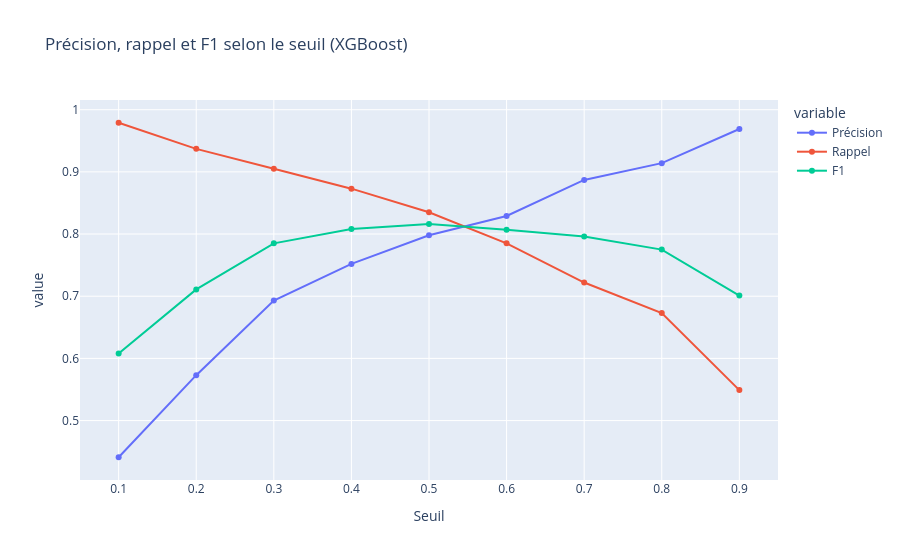

The notebook cell this image was saved under:
### Markdown cell above
## 4. Effet du seuil de décision
Le seuil 0,5 n'est pas sacré. Le baisser attrape plus de décrocheurs (rappel ↑) au prix de plus de fausses alertes (précision ↓). C'est ce que le **curseur de seuil** de l'application permettra de régler.

### Code cell
rows = []
for t in np.arange(0.1, 0.91, 0.1):
    m = metrics_at(y_test, probas[best_name], t)
    pred = probas[best_name] >= t
    rows.append({"Seuil": round(t, 1), "Étudiants signalés": int(pred.sum()),
                 "Précision": m["Précision"], "Rappel": m["Rappel"], "F1": m["F1"]})
seuils = pd.DataFrame(rows).round(3)
display(seuils)

px.line(seuils, x="Seuil", y=["Précision", "Rappel", "F1"], markers=True,
        title=f"Précision, rappel et F1 selon le seuil ({best_name})")

### Figure 1 — Plotly figure (JSON) as saved in the notebook; plotly's stock layout.template omitted (floating-point values rounded to 4 significant figures)
{"data": [{"hovertemplate": "variable=Précision<br>Seuil=%{x}<br>value=%{y}<extra></extra>", "legendgroup": "Précision", "line": {"color": "#636efa", "dash": "solid"}, "marker": {"symbol": "circle"}, "mode": "lines+markers", "name": "Précision", "orientation": "v", "showlegend": true, "type": "scatter", "x": [0.1, 0.2, 0.3, 0.4, 0.5, 0.6, 0.7, 0.8, 0.9], "xaxis": "x", "y": [0.441, 0.573, 0.693, 0.752, 0.798, 0.829, 0.887, 0.914, 0.969], "yaxis": "y"}, {"hovertemplate": "variable=Rappel<br>Seuil=%{x}<br>value=%{y}<extra></extra>", "legendgroup": "Rappel", "line": {"color": "#EF553B", "dash": "solid"}, "marker": {"symbol": "circle"}, "mode": "lines+markers", "name": "Rappel", "orientation": "v", "showlegend": true, "type": "scatter", "x": [0.1, 0.2, 0.3, 0.4, 0.5, 0.6, 0.7, 0.8, 0.9], "xaxis": "x", "y": [0.979, 0.937, 0.905, 0.873, 0.835, 0.785, 0.722, 0.673, 0.549], "yaxis": "y"}, {"hovertemplate": "variable=F1<br>Seuil=%{x}<br>value=%{y}<extra></extra>", "legendgroup": "F1", "line": {"color": "#00cc96", "dash": "solid"}, "marker": {"symbol": "circle"}, "mode": "lines+markers", "name": "F1", "orientation": "v", "showlegend": true, "type": "scatter", "x": [0.1, 0.2, 0.3, 0.4, 0.5, 0.6, 0.7, 0.8, 0.9], "xaxis": "x", "y": [0.608, 0.711, 0.785, 0.808, 0.816, 0.807, 0.796, 0.775, 0.701], "yaxis": "y"}], "layout": {"legend": {"title": {"text": "variable"}, "tracegroupgap": 0}, "title": {"text": "Précision, rappel et F1 selon le seuil (XGBoost)"}, "xaxis": {"anchor": "y", "domain": [0, 1], "title": {"text": "Seuil"}}, "yaxis": {"anchor": "x", "domain": [0, 1], "title": {"text": "value"}}}}
